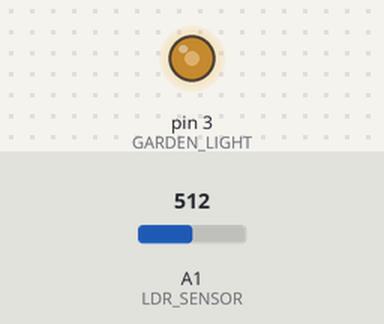
Bench run of a sketch on a simulated Arduino Uno, built with avr-gcc and run on an emulated ATmega328P. Shown: output pins drawn as LEDs (lit = HIGH). The inputs (shaded band) are chosen by the test bench; at power-on: A1 (LDR_SENSOR) = 512.

Above: at 1.2 s.
1.3 s: A1 (LDR_SENSOR) set to 306
At 1.6 s:
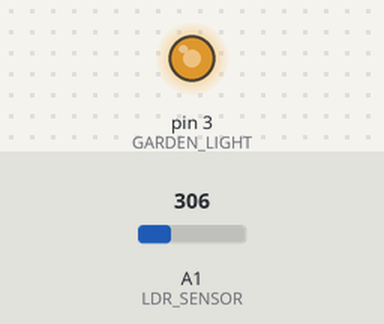
2.8 s: A1 (LDR_SENSOR) set to 122
At 4.0 s:
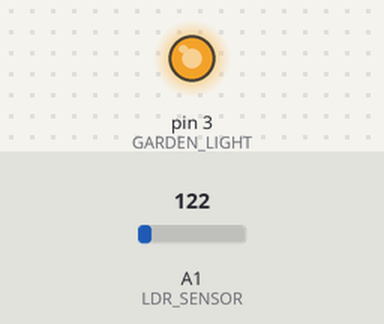
4.3 s: A1 (LDR_SENSOR) set to 900
At 5.2 s:
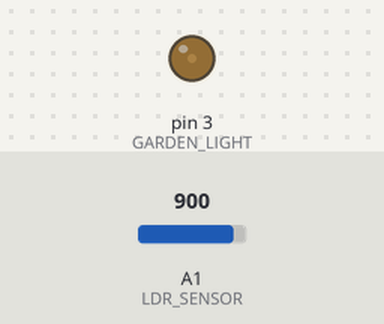
5.8 s: A1 (LDR_SENSOR) set to 1023
At 6.4 s:
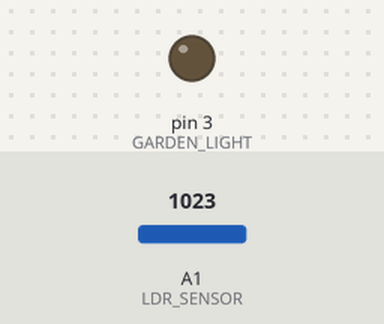
Timing chart, 0 to 8.3 s (numbered marks = the images above; inputs shaded):
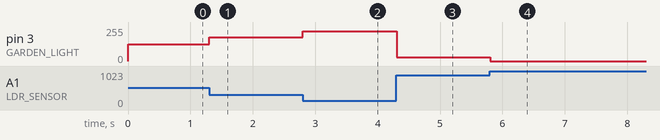

Measured:
- after the input at 1.3 s, pin 3 (GARDEN_LIGHT): 127/255 → 179/255 at once
- after the input at 2.8 s, pin 3 (GARDEN_LIGHT): 179/255 → 225/255 at once
- after the input at 4.3 s, pin 3 (GARDEN_LIGHT): 225/255 → 30/255 at once
- after the input at 5.8 s, pin 3 (GARDEN_LIGHT): 30/255 → 0/255 at once

The sketch:

home_automation.ino
```cpp
#include "main.h"

#include "ldr.h"


void setup(void)
{
    init_ldr();
}

void loop(void)
{
      brightness_control();
}
```

ldr.cpp
```cpp
#include "ldr.h"
#include "Arduino.h"
#include "main.h"

void init_ldr(void)
{
  pinMode(GARDEN_LIGHT, OUTPUT);
}
void brightness_control(void)
{
unsigned int ldr_val;
  ldr_val=analogRead(LDR_SENSOR);
ldr_val=(1023-ldr_val)/4;
analogWrite(GARDEN_LIGHT,ldr_val);
delay(100);

}
```

ldr.h
```cpp
#ifndef LDR_H
#define LDR_H


#define LDR_SENSOR       A1
#define GARDEN_LIGHT     3


void init_ldr(void);
void brightness_control(void);

#endif
```

main.h
```cpp
#ifndef MAIN_H
#define MAIN_H


#define ON    1
#define OFF   0

#define TEMPERATURE_GAUGE       V1
#define COOLER_V_PIN            V0
#define HEATER_V_PIN            V2
#define WATER_VOL_GAUGE         V3
#define INLET_V_PIN             V4
#define OUTLET_V_PIN            V5
#define BLYNK_TERMINAL_V_PIN    V6


#endif
```

serial_tank.cpp
```cpp
#include "serial_tank.h"
#include "Arduino.h"
#include "main.h"

unsigned int volume_value;
unsigned char valueh, valuel;

void init_serial_tank(void)
{
    Serial.begin(19200);
    Serial.write(0xFF); //sincroniza comunicação
    Serial.write(0xFF);
    Serial.write(0xFF);
}

unsigned int volume(void)
{

}
void enable_inlet(void)
{

}
void disable_inlet(void)
{

}
void enable_outlet(void)
{

}
void disable_outlet(void)
{

}
```

serial_tank.h
```cpp
#ifndef SERIAL_TANK_H
#define SERIAL_TANK_H


//input digital
#define INLET_VALVE  0x00
#define OUTLET_VALVE 0x01

//sensors digital
#define HIGH_FLOAT 0x10
#define LOW_FLOAT  0x11

//sensor analog
#define VOLUME 0x30

#define   ENABLE  0x01
#define   DISABLE 0x00

void init_serial_tank(void);
void enable_inlet(void);
void enable_outlet(void);
void disable_inlet(void);
void disable_outlet(void);
unsigned int volume(void);

#endif
```

temperature_system.cpp
```cpp
#include "temperature_system.h"
#include "Arduino.h"
#include "main.h"


void init_temperature_system(void)
{


}

float read_temperature(void)
{

}

void cooler_control(bool control)
{

}
void heater_control(bool control)
{

}
```

temperature_system.h
```cpp
#ifndef TEMPERATURE_SYSTEM_H
#define TEMPERATURE_SYSTEM_H

#define HEATER                5
#define COOLER                4


#define TEMPERATURE_SENSOR    A0


float read_temperature(void);
void init_temperature_system(void);
void cooler_control(bool control);
void heater_control(bool control);
#endif
```
